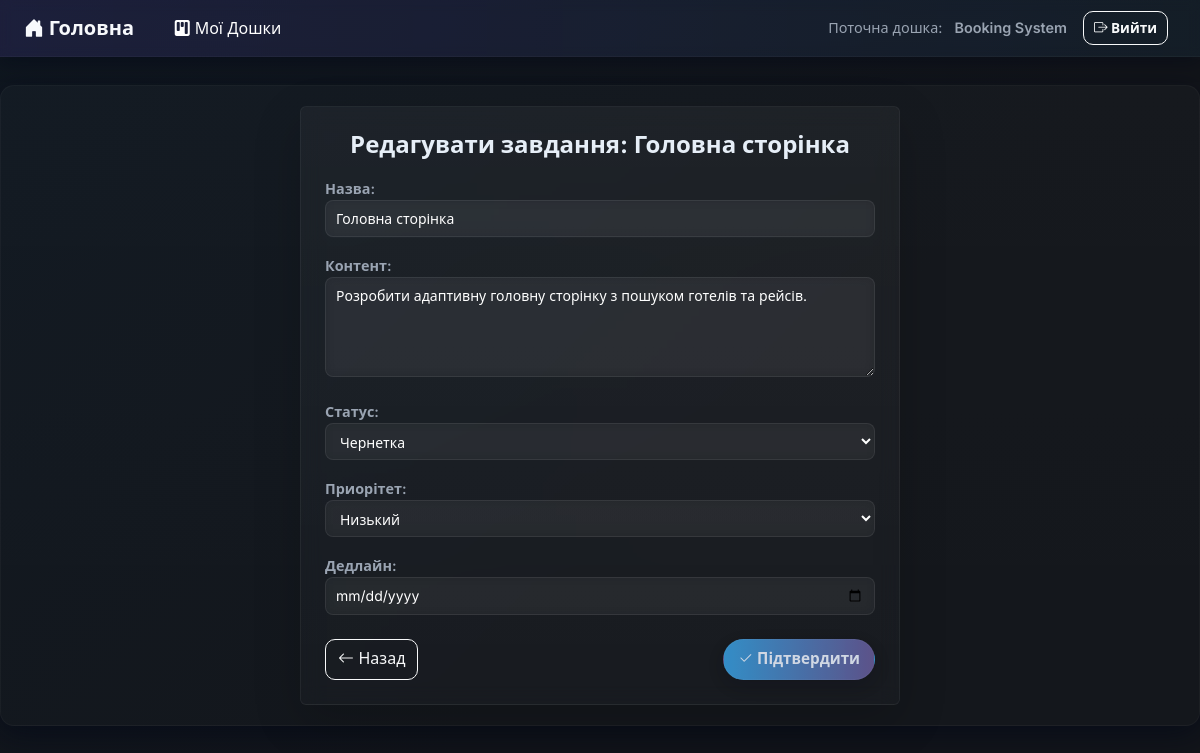
The page /dashboard/5/todolist/7/task/12/edit/ (signed in) on the database its author committed.
### task_manager/models.py (models this page shows, shortened)
class Dashboard(models.Model):
    title =  models.CharField(max_length = 200, verbose_name = "Назва")
    description =  models.TextField(verbose_name = "Опис", blank = True)
    created_at = models.DateTimeField(auto_now_add = True)
    created_by = models.ForeignKey(User, on_delete = models.CASCADE, related_name='dashboards', verbose_name = "Автор")
    members = models.ManyToManyField(User, related_name="shared_dashboards", blank=True, verbose_name = "Учасники")
    class Meta:
        verbose_name = "Дошка"
        verbose_name_plural = "Дошки"

class Task(models.Model):
    todolist = models.ForeignKey(TodoList, on_delete = models.CASCADE, related_name= 'tasks', verbose_name = "Список завдань")
    title = models.CharField(max_length = 200, verbose_name = "Назва")
    content = models.TextField(verbose_name = "Контент", blank = True)
    status = models.CharField(max_length = 20, verbose_name = "Статус", default = 'draft', choices = [
    ('draft', 'Чернетка'),
    ('in_progress', 'В процесі'),
    ('completed', 'Завершено'),
    ('archived', 'Архів')
    ])
    priority = models.CharField(max_length = 10, verbose_name = "Приорітет", default = 'low', choices = [
    ('low', 'Низький'),
    ('medium', 'Середній'),
    ('high', 'Високий'),
    ('urgent', 'Терміновий')
    ])
    deadline = models.DateField(null=True, blank=True, verbose_name = "Дедлайн")
    created_at = models.DateTimeField(auto_now_add = True, verbose_name = "Створено в")
    updated_at = models.DateTimeField(auto_now = True, verbose_name = "Оновлено в")
    created_by = models.ForeignKey(User, on_delete = models.CASCADE, related_name= 'tasks', verbose_name = "Автор")
    class Meta:
        verbose_name = "Завдання"
        verbose_name_plural = "Завдання"

### task_manager/views.py (the view, shortened to what this page needs)
# urls.py: path('dashboard/<int:dashboard_pk>/todolist/<int:todolist_pk>/task/<int:task_pk>/edit/', TaskUpdateView.as_view(), name = 'task_edit'),
class TaskUpdateView(LoginRequiredMixin, TaskAccessMixin, UpdateView):
    model = Task
    form_class = TaskCreateForm
    template_name = 'task/task_edit.html'
    pk_url_kwarg = "task_pk"
    def get_context_data(self, **kwargs):
        context = super().get_context_data(**kwargs)
        context["dashboard"] = get_object_or_404(Dashboard, pk=self.kwargs["dashboard_pk"])
        context["todolist"] = get_object_or_404(TodoList, pk=self.kwargs["todolist_pk"])
        return context

### task_manager/forms.py
class TaskCreateForm(forms.ModelForm):
    class Meta:
        model = Task
        fields = ("title", "content", "status", "priority", "deadline")
        widgets = {
            "title": forms.TextInput(attrs={
                "class": "form-control-custom",
                "placeholder": "Напишіть заголовок вашого завдання",
            }),
            "content": forms.Textarea(attrs={
                "class": "form-control-custom",
                "placeholder": "Напишіть текст вашого завдання",
                "rows": 4,
            }),
            "status": forms.Select(attrs={
                "class": "form-control-custom",
            }),
            "priority": forms.Select(attrs={
                "class": "form-control-custom",
            }),
            "deadline": forms.DateInput(attrs={
                "class": "form-control-custom",
                "type": "date"
            }),
        }

### task_manager/views.py (called while the page is built)
    def get_queryset(self):
        return Dashboard.objects.filter(
            Q(created_by=self.request.user) | Q(members=self.request.user)
        ).distinct()

    def get_queryset(self):
        return TodoList.objects.filter(
            dashboard__in=DashboardAccessMixin.get_queryset(self)
        ).distinct()

    def get_queryset(self):
        return Task.objects.filter(
            todolist__in=TodoListAccessMixin.get_queryset(self)
        ).distinct()

### task_manager/templates/task/task_edit.html (shortened to what this page needs)
{% extends "base.html" %}
{% block content %}
<div class="d-flex justify-content-center align-items-center" style="min-height:70vh;">
  <div class="auth-card p-4 rounded shadow-lg w-100" style="max-width:600px;">
    <h4 class="mb-3 fw-bold text-center">Редагувати завдання: {{ task.title }}</h4>
    <form method="post" novalidate>
      <div class="mb-3">
        {{ form.title.label_tag }}
        {{ form.title }}
      </div>
      <div class="mb-3">
        {{ form.content.label_tag }}
        {{ form.content }}
      </div>
      <div class="mb-3">
        {{ form.status.label_tag }}
        {{ form.status }}
      </div>
      <div class="mb-3">
        {{ form.priority.label_tag }}
        {{ form.priority }}
      </div>
      <div class="mb-3">
        {{ form.deadline.label_tag }}
        {{ form.deadline }}
      </div>
      <div class="d-flex justify-content-between mt-4">
        <a href="{% url 'task_detail' dashboard_pk=dashboard.pk todolist_pk=todolist.pk task_pk=task.pk %}"
           class="btn btn-outline-light" style="border-radius:10px;">
          <i class="bi bi-arrow-left"></i>&nbsp;Назад
        </a>
        <button type="submit" class="btn btn-filter">
          <i class="bi bi-check2"></i>&nbsp;Підтвердити
        </button>
      </div>
    </form>
  </div>
</div>
{% endblock %}

### task_manager/templates/base.html (shortened to what this page needs)
{% load static %}
<!DOCTYPE html>
<html lang="uk">
<head>
  <link href="https://cdn.jsdelivr.net/npm/bootstrap@5.3.0/dist/css/bootstrap.min.css" rel="stylesheet">
  <link href="https://cdn.jsdelivr.net/npm/bootstrap-icons@1.10.5/font/bootstrap-icons.css" rel="stylesheet">
  <link href="{% static "css/style.css" %}" rel="stylesheet">
</head>
<body>
  <nav class="navbar navbar-expand-lg navbar-app py-2 px-4">
    <a class="navbar-brand fw-bold" href="{% url 'main' %}">
      <i class="bi bi-house-door-fill"></i>&nbsp;Головна
    </a>
    <ul class="navbar-nav ms-3">
      <li class="nav-item">
        <a class="nav-link" style="color: #ffffff;" href="{% url 'dashboard_list' %}">
          <i class="bi bi-kanban-fill"></i>&nbsp;Мої Дошки
        </a>
      </li>
    </ul>
    <div class="ms-auto d-flex align-items-center">
      {% if user.is_authenticated %}
        {% if dashboard %}
          <div class="nav-left-muted d-none d-md-block">Поточна дошка:</div>
          <div class="nav-left-muted d-none d-md-block me-3 fw-semibold">{{ dashboard.title }}</div>
        {% else %}
          <div class="nav-left-muted d-none d-md-block me-3">{{ request.user.username }}</div>
        {% endif %}
        <form method="post" action="{% url 'logout' %}" class="d-inline me-2">
          <button type="submit" class="btn btn-outline-light nav-btn">
            <i class="bi bi-box-arrow-right"></i>&nbsp;Вийти
          </button>
        </form>
      {% endif %}
    </div>
  </nav>
  <main class="app-shell">
    {% block content %}{% endblock %}
  </main>
</body>
</html>

### task_manager/static/css/style.css (style rules this page uses)
:root { --soft-accent-1: rgba(110,98,166,0.9); --soft-accent-2: rgba(61,181,255,0.85); --btn-muted-bg: rgba(255,255,255,0.02); --muted-text: #9aa4b2; --bg-1: #0f1720; --bg-2: #12151a; --panel: rgba(255,255,255,0.04); --glass: rgba(255,255,255,0.04); --accent-1: #7c5cff; --accent-2: #3db5ff; --muted: #9aa4b2; --card-shadow: 0 8px 30px rgba(2,6,23,0.6); --soft-shadow: 0 6px 18px rgba(2,6,23,0.45); }
html, body { height: 100%; margin: 0; font-family: "Inter", system-ui, -apple-system, "Segoe UI", Roboto, "Helvetica Neue", Arial; background: linear-gradient(135deg, var(--bg-1) 0%, var(--bg-2) 60%); color: #e6eef7; -webkit-font-smoothing: antialiased; -moz-osx-font-smoothing: grayscale; }
.navbar-app { background: linear-gradient(90deg, rgba(124,92,255,0.12), rgba(61,181,255,0.06)); backdrop-filter: blur(6px); border-bottom: 1px solid rgba(255,255,255,0.03); box-shadow: 0 4px 18px rgba(2,6,23,0.45); }
.navbar-app .navbar-brand { font-weight: 700; color: #f7f9fc; }
.navbar-app .nav-btn { border-radius: 10px; padding: 6px 10px; font-weight: 600; font-size: 0.85rem; }
.nav-left-muted { color: var(--muted); font-size: 0.9rem; margin-right: 0.75rem; }
.app-shell { max-width: 1200px; margin: 28px auto; padding: 20px; border-radius: 14px; background: linear-gradient(180deg, rgba(255,255,255,0.02), rgba(255,255,255,0.01)); box-shadow: var(--card-shadow); border: 1px solid rgba(255,255,255,0.03); }
.btn-filter { border-radius: 999px; padding: 8px 14px; font-weight: 600; font-size: 0.95rem; color: #eaf2ff; background: linear-gradient(90deg, var(--soft-accent-2) 0%, var(--soft-accent-1) 100%); opacity: 0.88; border: 1px solid rgba(255,255,255,0.04); box-shadow: 0 6px 18px rgba(2,6,23,0.22); transition: transform .08s ease, box-shadow .12s ease, opacity .12s ease; }
.auth-card { background: linear-gradient(180deg, rgba(255,255,255,0.04), rgba(255,255,255,0.02)); border: 1px solid rgba(255,255,255,0.05); backdrop-filter: blur(10px); box-shadow: 0 8px 28px rgba(2,6,23,0.55); }
.auth-card input { background: rgba(255,255,255,0.04); border: 1px solid rgba(255,255,255,0.08); color: #fff; }
.auth-card label { font-weight: 600; color: var(--muted); font-size: 0.9rem; }
.auth-card input, .auth-card textarea, .auth-card select { background: rgba(255,255,255,0.04); border: 1px solid rgba(255,255,255,0.08); color: #fff; width: 100%; padding: 8px 10px; border-radius: 8px; }
.form-control-custom { width: 100%; padding: 10px 12px; border-radius: 12px; border: 1px solid rgba(255,255,255,0.08); background: linear-gradient(180deg, rgba(255,255,255,0.05), rgba(255,255,255,0.02)); color: #fff; font-size: 14px; line-height: 1.4; transition: all 0.2s ease; outline: none; box-shadow: none; backdrop-filter: blur(6px); }
textarea.form-control-custom { min-height: 100px; resize: vertical; }
.form-control-custom option { background-color: rgba(255,255,255,0.02); color: #fff; }
.form-control-custom option { background-color: #1a1a1a; color: #fff; padding: 8px 10px; }
.form-control-custom option:checked, .form-control-custom option:hover { background-color: #3db5ff; color: #fff; }

### rows shown on the page
Dashboard: title "Booking System"
Task: title "Головна сторінка", content "Розробити адаптивну головну сторінку з пошуком готелів та рейсів.", status "Чернетка", priority "Низький"
